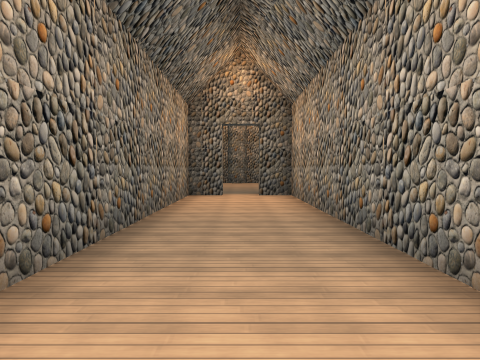
view 1 (above)

16 first-person views from a walk through a 3-D level made in the Godot game engine. The camera is 1.4 m above the floor, tilts 2° down and sees 75° across. The floor is counted in squares, 2 m on a side. Each view is taken from the middle of a square. On the plan, view 1 faces up. The plan holds only what a view shows up to about 10 squares ahead; the rest is blank. Some surface patterns are stand-ins.

view 2
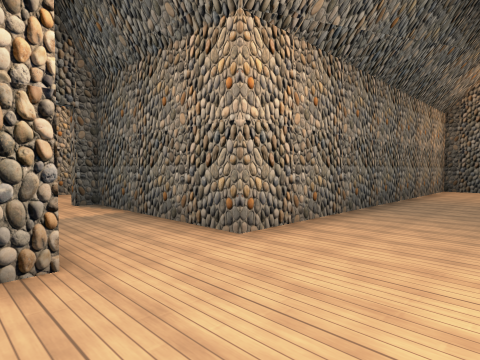

view 3
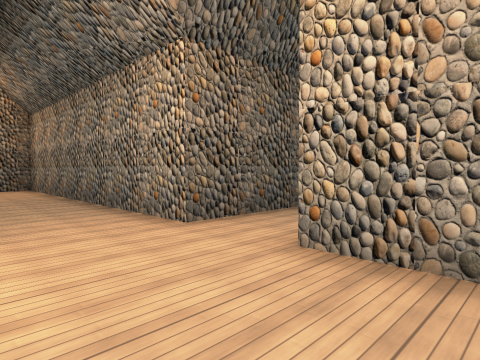

view 4
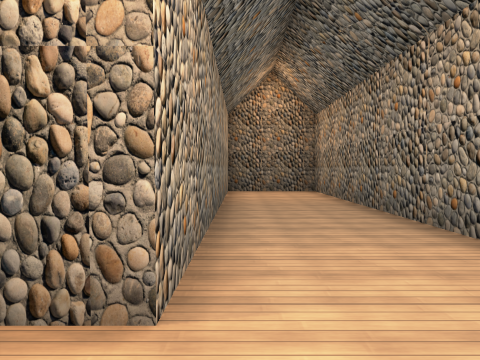

view 5
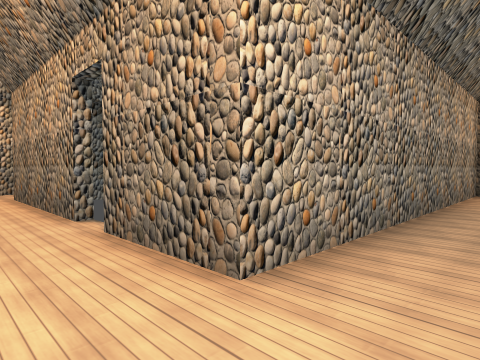

view 6
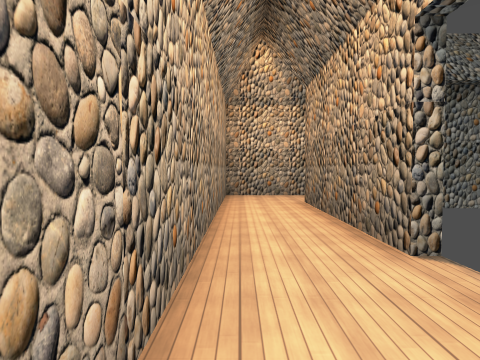

view 7
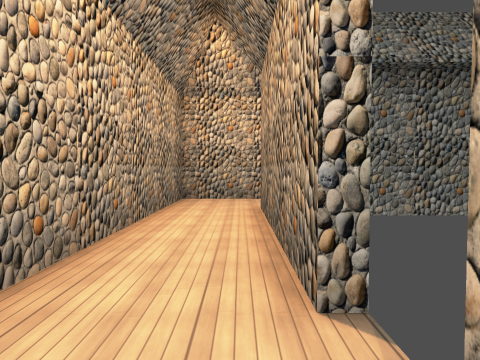

view 8
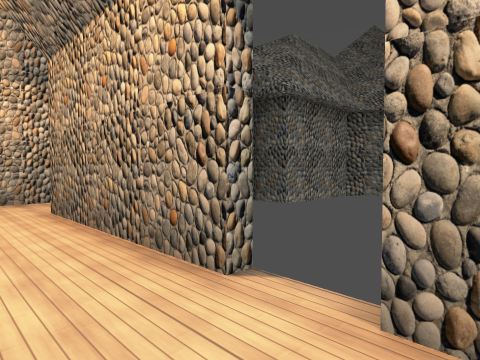

view 9
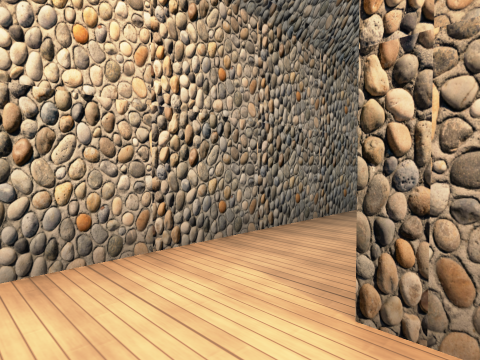

view 10
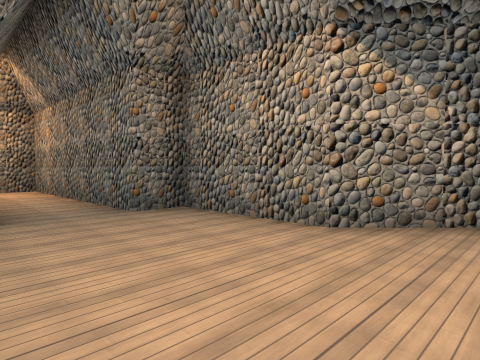

view 11
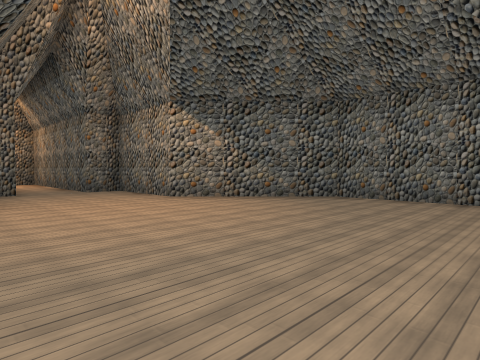

view 12
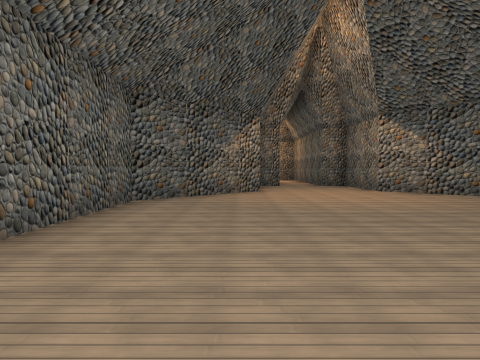

view 13
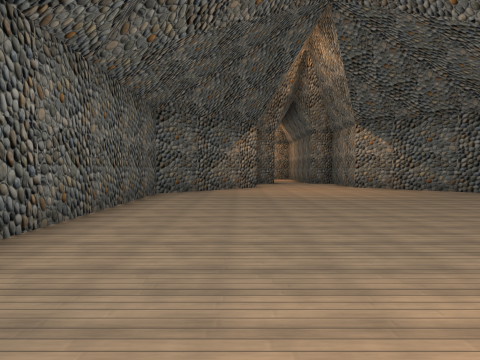

view 14
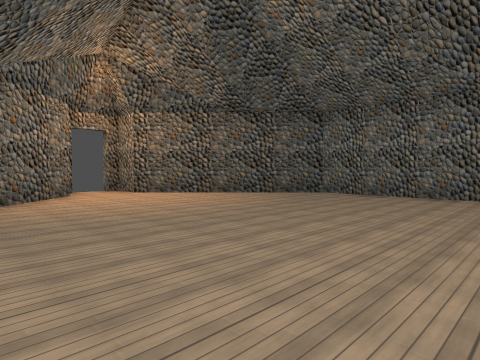

view 15
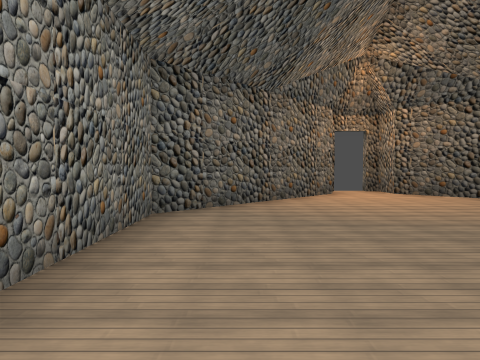

view 16
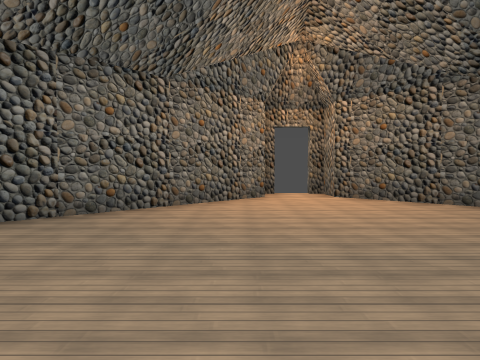

### Floor plan
Key: @ floor where view 1 was taken; # wall or solid block; x gap in a wall; . floor.
Columns run from 5 left of view 1 to 15 right of it. Each row starts with its distance up from view 1.
  9    ##.##
  8    #...#
  7    #...#
  6    #...#
  5    #...#
  4    #...#
  3    #...#
  2    #...#
  1    #...
  0 ####.@. #########
 -1 #...............#
 -2  ...............#
 -3  ###...## ####..#
 -4    #...#     #..#
 -5    #...#     #..#
 -6    #...#     #..#
 -7    #...#    ##..##
 -8    #...#    #....#
 -9    #...#    #....#
-10    #...#   ##....##
-11    #####  ##......##
-12          ##........##
-13          #..........#
-14          #..........#
-15          #..........#
-16          #..........#
-17          #..........#
-18          #..........#
-19          #..........#
-20          #..........#
-21          #..........#
-22          ##........##
-23           ##......##
-24            ##....##
-25             ##..##
-26               xx

Where each view was taken, in squares from view 1:
view 1: 0 up, 0 right, facing up
view 2: 3 down, 1 right, facing up-left
view 3: 1 up, 1 right, facing down-left
view 4: 1 down, 1 right, facing down
view 5: 1 down, 0 right, facing down-right
view 6: 1 down, 2 right, facing right
view 7: 2 down, 3 right, facing right
view 8: 1 down, 3 right, facing down-right
view 9: 1 down, 8 right, facing down-right
view 10: 12 down, 8 right, facing up-right
view 11: 17 down, 7 right, facing up-right
view 12: 20 down, 7 right, facing up
view 13: 22 down, 7 right, facing up
view 14: 16 down, 13 right, facing down-left
view 15: 16 down, 13 right, facing down
view 16: 17 down, 11 right, facing down
